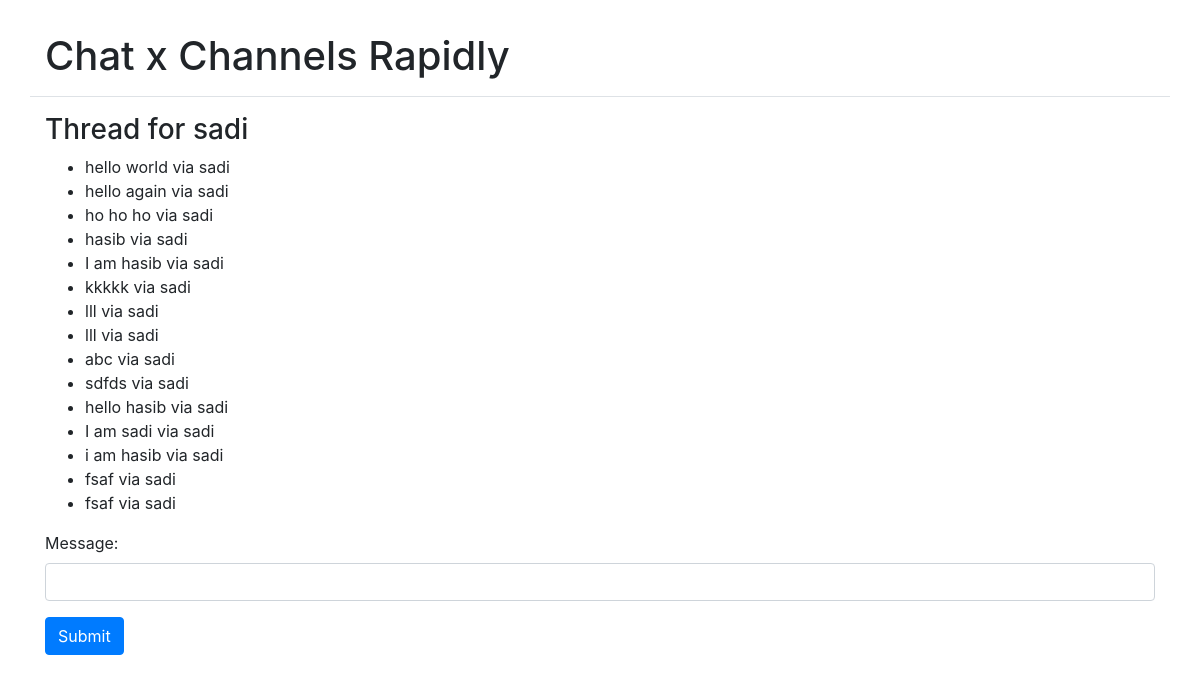
Before: /messages/sadi (signed in) with the older database file.
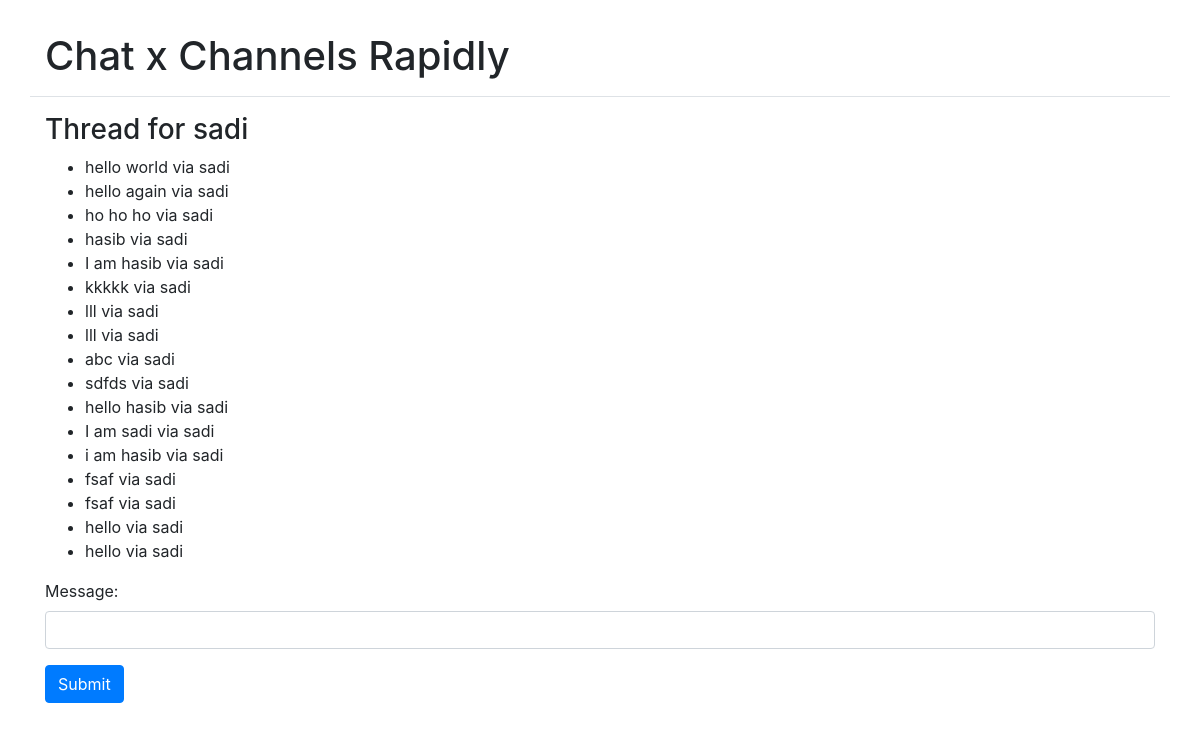
After: the same page with the newer database file.
### chat/models.py (models this page shows, shortened)
class Thread(models.Model):
    print("models->Thread")
    first        = models.ForeignKey(settings.AUTH_USER_MODEL, on_delete=models.CASCADE, related_name='chat_thread_first')
    second       = models.ForeignKey(settings.AUTH_USER_MODEL, on_delete=models.CASCADE, related_name='chat_thread_second')
    updated      = models.DateTimeField(auto_now=True)
    timestamp    = models.DateTimeField(auto_now_add=True)
    objects      = ThreadManager()

class ChatMessage(models.Model):
    print("models->ChatMessage")
    thread      = models.ForeignKey(Thread, null=True, blank=True, on_delete=models.SET_NULL)
    user        = models.ForeignKey(settings.AUTH_USER_MODEL, verbose_name='sender', on_delete=models.CASCADE)
    message     = models.TextField()
    timestamp   = models.DateTimeField(auto_now_add=True)

### chat/views.py (the view, shortened to what this page needs)
# urls.py: re_path(r"^(?P<username>[\w.@+-]+)", ThreadView.as_view()),
class ThreadView(LoginRequiredMixin, FormMixin, DetailView):
    print('view-> ThreadView')
    template_name = 'chat/thread.html'
    form_class = ComposeForm
    success_url = "./"
    def get_object(self):
        print("view->ThreadView-> get_object")
        other_username  = self.kwargs.get("username")
        print("other username = ",other_username)
        obj, created    = Thread.objects.get_or_new(self.request.user, other_username)
        if obj == None:
            raise Http404
        return obj
    def get_context_data(self, **kwargs):
        print("view->ThreadView-> get_context_data")
        context = super().get_context_data(**kwargs)
        context['form'] = self.get_form()
        return context

### chat/forms.py
class ComposeForm(forms.Form):
    message = forms.CharField(
            widget=forms.TextInput(
                attrs={"class": "form-control"}
                )
            )

### chat/models.py (called while the page is built, shortened)
    def get_or_new(self, user, other_username): # get_or_create
        print("models->ThreadManager->get_or_new")
        username = user.username
        print('username = ',username)
        if username == other_username:
            return None
        qlookup1 = Q(first__username=username) & Q(second__username=other_username)
        qlookup2 = Q(first__username=other_username) & Q(second__username=username)
        qs = self.get_queryset().filter(qlookup1 | qlookup2).distinct()
        if qs.count() == 1:
            return qs.first(), False
        elif qs.count() > 1:
            return qs.order_by('timestamp').first(), False

### chat/templates/chat/thread.html (shortened to what this page needs)
{% extends "base.html" %}
{% block content %}
<h3>Thread for {% if user != object.first %}{{ object.first }}{% else %}{{ object.second }}{% endif %}</h3>
<ul id='chat-items'>
{% for chat in object.chatmessage_set.all %}
<li>{{ chat.message }} via {{ chat.user }}</li>
{% endfor %}
</ul>
<form id='form' method='POST'> {% csrf_token %}
{{form.as_p }}
<input type='submit' class='btn btn-primary'/>
</form>
{% endblock %}

### templates/base.html (shortened to what this page needs)
<!DOCTYPE html>
<html lang="en">
<head>
    {% include 'css.html' %}
</head>
<body>
<div class='container'>
    <div class='row border-bottom my-3 py-3'>
        <div class='col'>
            <h1 class='p-0 m-0'>Chat x Channels Rapidly</h1>
        </div>
    </div>
{% block content %}
{% endblock %}
</div>
</body>
</html>

### templates/css.html
<link rel="stylesheet" href="https://stackpath.bootstrapcdn.com/bootstrap/4.1.1/css/bootstrap.min.css">

Changed rows visible on the page:
added ChatMessage: message "hello", user "sadi"
added ChatMessage: message "hello", user "sadi"
